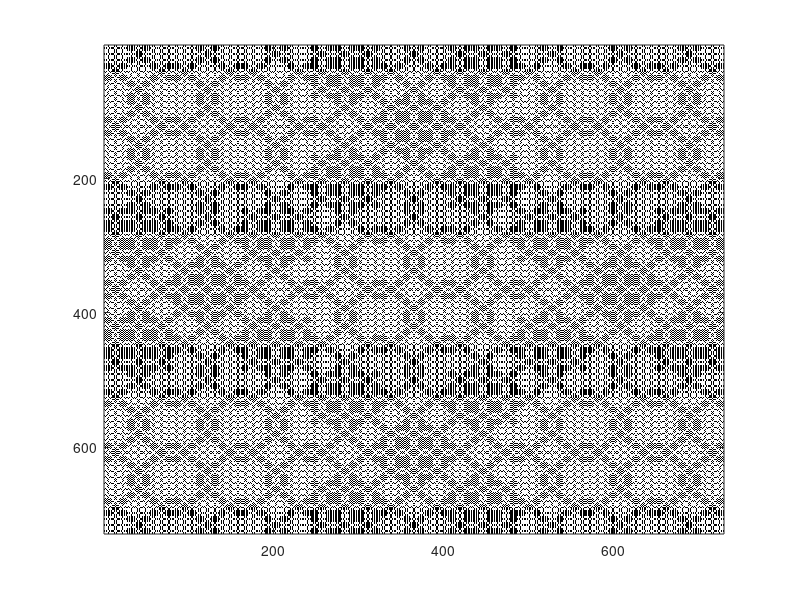

Write the MATLAB code that produced this figure. (Note: this script raises an error after producing the figure.)
function hafermanCarpet(S)
% Haferman Carpet. Function generates and save haferman carpet image.
% Input:
%   hafermanCarpet, binary image is drawn if no input argument are given.
%   hafermanCarpet(S), where S an integer, if S = 0 then binary(B/W) 
%   image is drawn else colored image is drawn.
% Output:
%   Function has no output. Image drawn is saved in current directory.
if nargin == 0
    S = 0;
end

nIteration = 5;
if S == 0
    x = 0;
else
    x = 1;
end

% generator matrix
a0 = [1 1 1;1 1 1;1 1 1];
b0 = [0 1 0;1 0 1;0 1 0];

for n = 1:nIteration
    an = x + [b0 b0 b0; b0 b0 b0; b0 b0 b0];
    b0 = [a0 b0 a0; b0 a0 b0; a0 b0 a0];
    a0 = an;
end

if S == 0
    colormap(gray(2));
    imagesc(b0);
    imwrite(b0,'hafermanCarpetBW.png','png','bitdepth',1);
else
    % min is 0 so number of colors required max + 1
    maxb0 = max(b0(:));
    colors = bone(maxb0 + 1);
    colormap(colors);
    imagesc(b0);
    imwrite(uint8(b0),colors,'hafermanCarpetColor.png','png');
end
end
